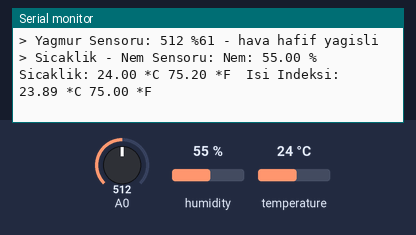
This sketch was run on a simulated ESP8266 (Wemos D1 mini). Parts: the last lines printed to the serial monitor. The test bench sets the inputs (shaded band); at power-on: A0 = 512, humidity 55 %, temperature 24 °C.

Above: at 1.8 s.
1.9 s: A0 set to 716
At 2.8 s:
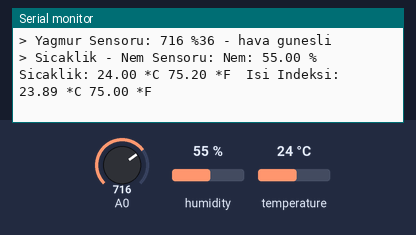
4.5 s: A0 set to 306
At 5.9 s:
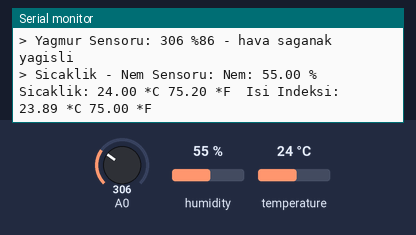
7.5 s: humidity set to 22 %
At 8.6 s:
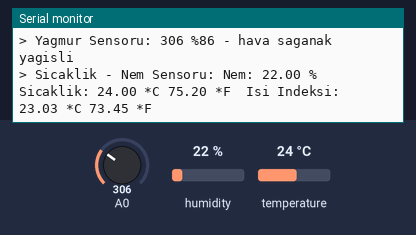
9.0 s: temperature set to 12 °C
At 9.5 s:
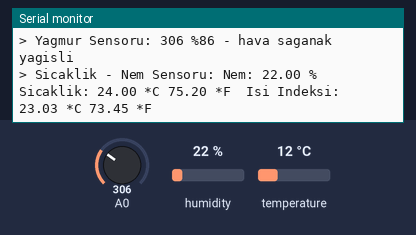
10.5 s: humidity set to 40 %
At 11.6 s:
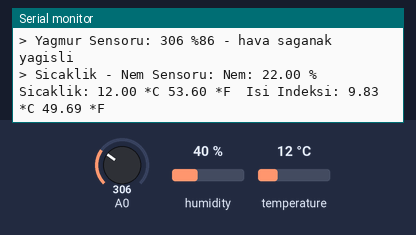
Timing chart, 0 to 13.0 s (numbered marks = the images above; inputs shaded):
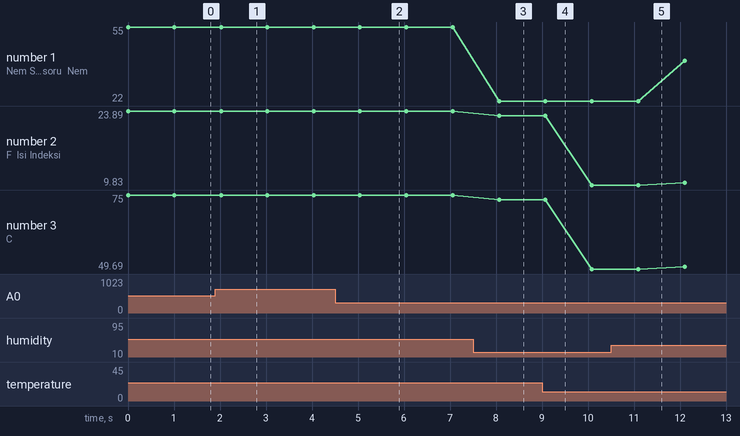

The sketch:

node3.ino
```cpp
#include <DHT.h>


/*
 * NODE 3
 * ---------
 *
 * Sensörler ve Parçalar: WeMos (ESP8266 WiFi modülü ile) => Yağmur sensörü + Sıcaklık Nem sensörü
 *
 * Kullanım Bölgesi: Genellikle dış mekan
 * Kullanım Adedi: Bir tane yeterli
 */

#include "DHT.h"

#define DHTPIN D5
#define DHTTYPE DHT22

DHT dht(DHTPIN, DHTTYPE);

int sensor_value,
    rain_heavy = 70,
    rain_moderate = 40;

void setup() {
  Serial.begin(115200);
  dht.begin();
}

void loop() {
  sensor_value = analogRead(A0);
  Serial.print("> Yagmur Sensoru: ");
  Serial.print(sensor_value);
  sensor_value = map(sensor_value, 1024, 200, 0, 100);
  if (sensor_value < 0) sensor_value = 0; else if (sensor_value > 100) sensor_value = 100;
  Serial.print(" %");
  Serial.print(sensor_value);
  Serial.print(" - ");

  if (sensor_value > rain_heavy) {
    Serial.println("hava saganak yagisli");
  } else if (sensor_value > rain_moderate) {
    Serial.println("hava hafif yagisli");
  } else {
    Serial.println("hava gunesli");
  }

  float h = dht.readHumidity(); // Nem
  float t = dht.readTemperature(); // Sıcaklık (Santigrad)
  float f = dht.readTemperature(true); // Sıcaklık (Fahrenhayt)

  if (isnan(h) || isnan(t) || isnan(f)) {
    Serial.println("Failed to read from DHT sensor!");
    Serial.println("");
  } else {
    float hif = dht.computeHeatIndex(f, h); // Isı Indeksi (Fahrenhayt)
    float hic = dht.computeHeatIndex(t, h, false); // Isı Indeksi (Santigrad)

    Serial.print("> Sicaklik - Nem Sensoru: ");
    Serial.print("Nem: ");
    Serial.print(h);
    Serial.print(" %\t");
    Serial.print("Sicaklik: ");
    Serial.print(t);
    Serial.print(" *C ");
    Serial.print(f);
    Serial.print(" *F\t");
    Serial.print("Isi Indeksi: ");
    Serial.print(hic);
    Serial.print(" *C ");
    Serial.print(hif);
    Serial.print(" *F");
    Serial.println("");
    Serial.println("");
  }

  delay(1000);
}
```

Measured:
- after the input at 1.9 s, the serial monitor: prints a new line after 0.12 s (image 1)
- after the input at 4.5 s, the serial monitor: prints a new line after 0.54 s (image 2)
- after the input at 7.5 s, the serial monitor: prints a new line after 0.57 s (image 3)
- plotted number 1: 55 → 22 after the input at 7.5 s, 22 → 40 after the input at 10.5 s
- plotted number 2: 23.89 → 23.03 after the input at 7.5 s, 23.03 → 9.83 after the input at 9.0 s, 9.83 → 10.3 after the input at 10.5 s
- plotted number 3: 75 → 73.45 after the input at 7.5 s, 73.45 → 49.69 after the input at 9.0 s, 49.69 → 50.54 after the input at 10.5 s
